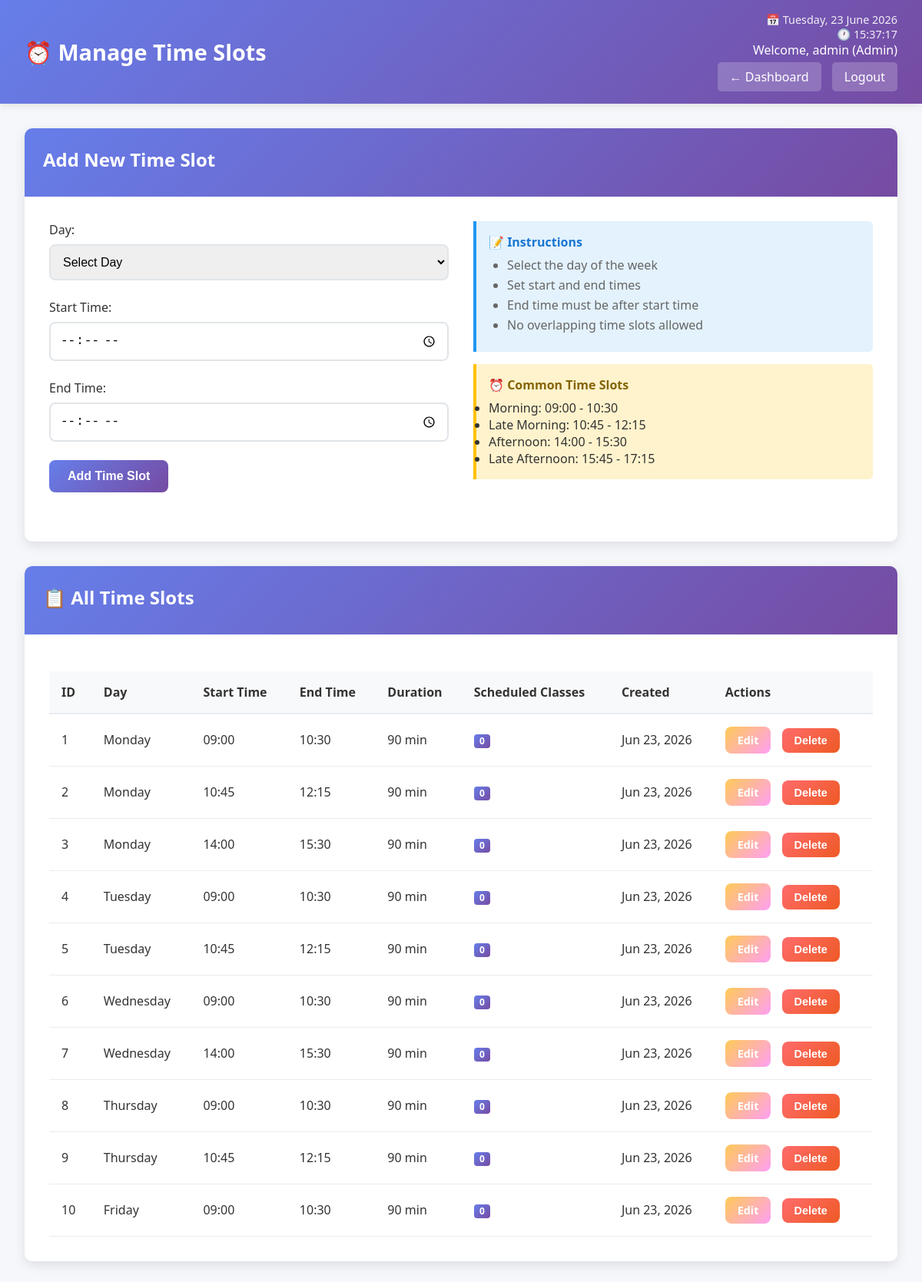
/admin/timeslots.php (signed in), run on the app's committed database.
### tables this page shows
CREATE TABLE timeslots (
    slot_id INT AUTO_INCREMENT PRIMARY KEY,
    day VARCHAR(20) NOT NULL,
    start_time TIME NOT NULL,
    end_time TIME NOT NULL,
    created_at TIMESTAMP DEFAULT CURRENT_TIMESTAMP
);

### admin/timeslots.php (the view, shortened to what this page needs)
<?php
include('../config/db.php');
$currentDate = date("l, d F Y");
$currentTime = date("H:i:s");
$timeslots = [];
$result = $conn->query("SELECT t.*, COUNT(tt.tt_id) as timetable_count FROM timeslots t LEFT JOIN timetable tt ON t.slot_id = tt.slot_id GROUP BY t.slot_id ORDER BY FIELD(t.day, 'Monday', 'Tuesday', 'Wednesday', 'Thursday', 'Friday', 'Saturday', 'Sunday'), t.start_time");
if ($result) {
    $timeslots = $result->fetch_all(MYSQLI_ASSOC);
}
$edit_timeslot = null;
?>
<!DOCTYPE html>
<html lang="en">
<head>
</head>
<body>
    <div class="header">
        <h1>⏰ Manage Time Slots</h1>
        <div class="header-info">
            <div class="date-time">📅 <?php echo $currentDate; ?></div>
            <div class="date-time">🕐 <?php echo $currentTime; ?></div>
            <div>Welcome, <?php echo $_SESSION['username']; ?> (Admin)</div>
            <a href="dashboard.php" class="back-btn">← Dashboard</a>
            <a href="../logout.php" class="logout-btn">Logout</a>
        </div>
    </div>
    <div class="container">
        <div class="card">
            <div class="card-header">
                <h2><?php echo $edit_timeslot ? 'Edit Time Slot' : 'Add New Time Slot'; ?></h2>
            </div>
            <div class="card-body">
                <div class="form-row">
                    <div>
                        <form method="POST">
                            <div class="form-group">
                                <label for="day">Day:</label>
                                <select id="day" name="day" required>
                                    <option value="">Select Day</option>
                                </select>
                            </div>
                            <div class="form-group">
                                <label for="start_time">Start Time:</label>
                                <input type="time" id="start_time" name="start_time"
                                       value="<?php echo $edit_timeslot ? $edit_timeslot['start_time'] : ''; ?>" required>
                            </div>
                            <div class="form-group">
                                <label for="end_time">End Time:</label>
                                <input type="time" id="end_time" name="end_time"
                                       value="<?php echo $edit_timeslot ? $edit_timeslot['end_time'] : ''; ?>" required>
                            </div>
                            <button type="submit" class="btn">
                                <?php echo $edit_timeslot ? 'Update Time Slot' : 'Add Time Slot'; ?>
                            </button>
                        </form>
                    </div>
                    <div>
                        <div class="info-box">
                            <h4>📝 Instructions</h4>
                            <ul>
                                <li>Select the day of the week</li>
                                <li>Set start and end times</li>
                                <li>End time must be after start time</li>
                                <li>No overlapping time slots allowed</li>
                            </ul>
                        </div>
                        <div class="warning-box">
                            <h4>⏰ Common Time Slots</h4>
                            <ul>
                                <li>Morning: 09:00 - 10:30</li>
                                <li>Late Morning: 10:45 - 12:15</li>
                                <li>Afternoon: 14:00 - 15:30</li>
                                <li>Late Afternoon: 15:45 - 17:15</li>
                            </ul>
                        </div>
                    </div>
                </div>
            </div>
        </div>
        <div class="card">
            <div class="card-header">
                <h2>📋 All Time Slots</h2>
            </div>
            <div class="card-body">
                <?php if (empty($timeslots)): ?>
                    <div class="alert alert-info">
                        No time slots found. Add your first time slot using the form above.
                    </div>
                <?php else: ?>
                    <table class="table">
                        <thead>
                            <tr>
                                <th>ID</th>
                                <th>Day</th>
                                <th>Start Time</th>
                                <th>End Time</th>
                                <th>Duration</th>
                                <th>Scheduled Classes</th>
                                <th>Created</th>
                                <th>Actions</th>
                            </tr>
                        </thead>
                        <tbody>
                            <?php foreach ($timeslots as $timeslot): ?>
                                <tr>
                                    <td><?php echo $timeslot['slot_id']; ?></td>
                                    <td><?php echo htmlspecialchars($timeslot['day']); ?></td>
                                    <td><?php echo date('H:i', strtotime($timeslot['start_time'])); ?></td>
                                    <td><?php echo date('H:i', strtotime($timeslot['end_time'])); ?></td>
                                    <td>
                                        <?php
                                        $start = strtotime($timeslot['start_time']);
                                        $end = strtotime($timeslot['end_time']);
                                        $duration = ($end - $start) / 60;
                                        echo $duration . ' min';
                                        ?>
                                    </td>
                                    <td>
                                        <span class="badge"><?php echo $timeslot['timetable_count']; ?></span>
                                    </td>
                                    <td><?php echo date('M d, Y', strtotime($timeslot['created_at'])); ?></td>
                                    <td>
                                        <a href="timeslots.php?edit=<?php echo $timeslot['slot_id']; ?>" class="btn btn-warning btn-sm">Edit</a>
                                        <?php if ($timeslot['timetable_count'] == 0): ?>
                                            <form method="POST" style="display: inline;" onsubmit="return confirm('Are you sure you want to delete this time slot?');">
                                                <button type="submit" class="btn btn-danger btn-sm">Delete</button>
                                            </form>
                                        <?php else: ?>
                                            <button class="btn btn-danger btn-sm" disabled title="Cannot delete - has scheduled classes">Delete</button>
                                        <?php endif; ?>
                                    </td>
                                </tr>
                            <?php endforeach; ?>
                        </tbody>
                    </table>
                <?php endif; ?>
            </div>
        </div>
    </div>
</body>
</html>

### admin/timeslots.php (style rules this page uses)
* { margin: 0; padding: 0; box-sizing: border-box; }
body { font-family: 'Segoe UI', Tahoma, Geneva, Verdana, sans-serif; background: #f5f7fa; color: #333; }
.header { background: linear-gradient(135deg, #667eea 0%, #764ba2 100%); color: white; padding: 1rem 2rem; display: flex; justify-content: space-between; align-items: center; box-shadow: 0 2px 10px rgba(0,0,0,0.1); }
.header h1 { font-size: 1.8rem; }
.header-info { text-align: right; }
.date-time { font-size: 0.9rem; opacity: 0.9; }
.logout-btn, .back-btn { background: rgba(255,255,255,0.2); color: white; padding: 8px 16px; border: none; border-radius: 5px; cursor: pointer; text-decoration: none; margin-top: 5px; display: inline-block; transition: background 0.3s ease; margin-left: 10px; }
.container { max-width: 1200px; margin: 2rem auto; padding: 0 2rem; }
.card { background: white; border-radius: 10px; box-shadow: 0 5px 15px rgba(0,0,0,0.1); margin-bottom: 2rem; overflow: hidden; }
.card-header { background: linear-gradient(135deg, #667eea 0%, #764ba2 100%); color: white; padding: 1.5rem; }
.card-header h2 { font-size: 1.5rem; margin-bottom: 0.5rem; }
.card-body { padding: 2rem; }
.form-row { display: grid; grid-template-columns: 1fr 1fr; gap: 2rem; margin-bottom: 2rem; }
.form-group { margin-bottom: 1.5rem; }
.form-group label { display: block; margin-bottom: 0.5rem; color: #333; font-weight: 500; }
.form-group input, .form-group select { width: 100%; padding: 12px; border: 2px solid #e1e5e9; border-radius: 8px; font-size: 1rem; transition: border-color 0.3s ease; }
.btn { background: linear-gradient(135deg, #667eea 0%, #764ba2 100%); color: white; padding: 12px 24px; border: none; border-radius: 8px; cursor: pointer; font-size: 1rem; font-weight: 600; transition: transform 0.2s ease; text-decoration: none; display: inline-block; margin-right: 10px; }
.btn-danger { background: linear-gradient(135deg, #ff6b6b 0%, #ee5a24 100%); }
.btn-warning { background: linear-gradient(135deg, #feca57 0%, #ff9ff3 100%); }
.btn-sm { padding: 8px 16px; font-size: 0.9rem; }
.table { width: 100%; border-collapse: collapse; margin-top: 1rem; }
.table th { background: #f8f9fa; color: #333; padding: 1rem; text-align: left; font-weight: 600; border-bottom: 2px solid #e9ecef; }
.table td { padding: 1rem; border-bottom: 1px solid #e9ecef; }
.badge { display: inline-block; padding: 0.25em 0.6em; font-size: 0.75em; font-weight: 700; line-height: 1; text-align: center; white-space: nowrap; vertical-align: baseline; border-radius: 0.25rem; background: linear-gradient(135deg, #667eea 0%, #764ba2 100%); color: white; }
.info-box { background: #e3f2fd; border-left: 4px solid #2196f3; padding: 1rem; border-radius: 0 5px 5px 0; margin-bottom: 1rem; }
.info-box h4 { color: #1976d2; margin-bottom: 0.5rem; }
.info-box ul { margin: 0.5rem 0; padding-left: 1.5rem; }
.info-box li { margin: 0.25rem 0; color: #666; }
.warning-box { background: #fff3cd; border-left: 4px solid #ffc107; padding: 1rem; border-radius: 0 5px 5px 0; }
.warning-box h4 { color: #856404; margin-bottom: 0.5rem; }

### data on the page
timeslots: slot_id "1", day "Monday", start_time "09:00", end_time "10:30", duration "90", timetable_count "0", created_at "Jun 23, 2026"
timeslots: slot_id "2", day "Monday", start_time "10:45", end_time "12:15", duration "90", timetable_count "0", created_at "Jun 23, 2026"
timeslots: slot_id "3", day "Monday", start_time "14:00", end_time "15:30", duration "90", timetable_count "0", created_at "Jun 23, 2026"
timeslots: slot_id "4", day "Tuesday", start_time "09:00", end_time "10:30", duration "90", timetable_count "0", created_at "Jun 23, 2026"
timeslots: slot_id "5", day "Tuesday", start_time "10:45", end_time "12:15", duration "90", timetable_count "0", created_at "Jun 23, 2026"
timeslots: slot_id "6", day "Wednesday", start_time "09:00", end_time "10:30", duration "90", timetable_count "0", created_at "Jun 23, 2026"
timeslots: slot_id "7", day "Wednesday", start_time "14:00", end_time "15:30", duration "90", timetable_count "0", created_at "Jun 23, 2026"
timeslots: slot_id "8", day "Thursday", start_time "09:00", end_time "10:30", duration "90", timetable_count "0", created_at "Jun 23, 2026"
timeslots: slot_id "9", day "Thursday", start_time "10:45", end_time "12:15", duration "90", timetable_count "0", created_at "Jun 23, 2026"
timeslots: slot_id "10", day "Friday", start_time "09:00", end_time "10:30", duration "90", timetable_count "0", created_at "Jun 23, 2026"

### other printed values
$_SESSION['username'] "admin"
